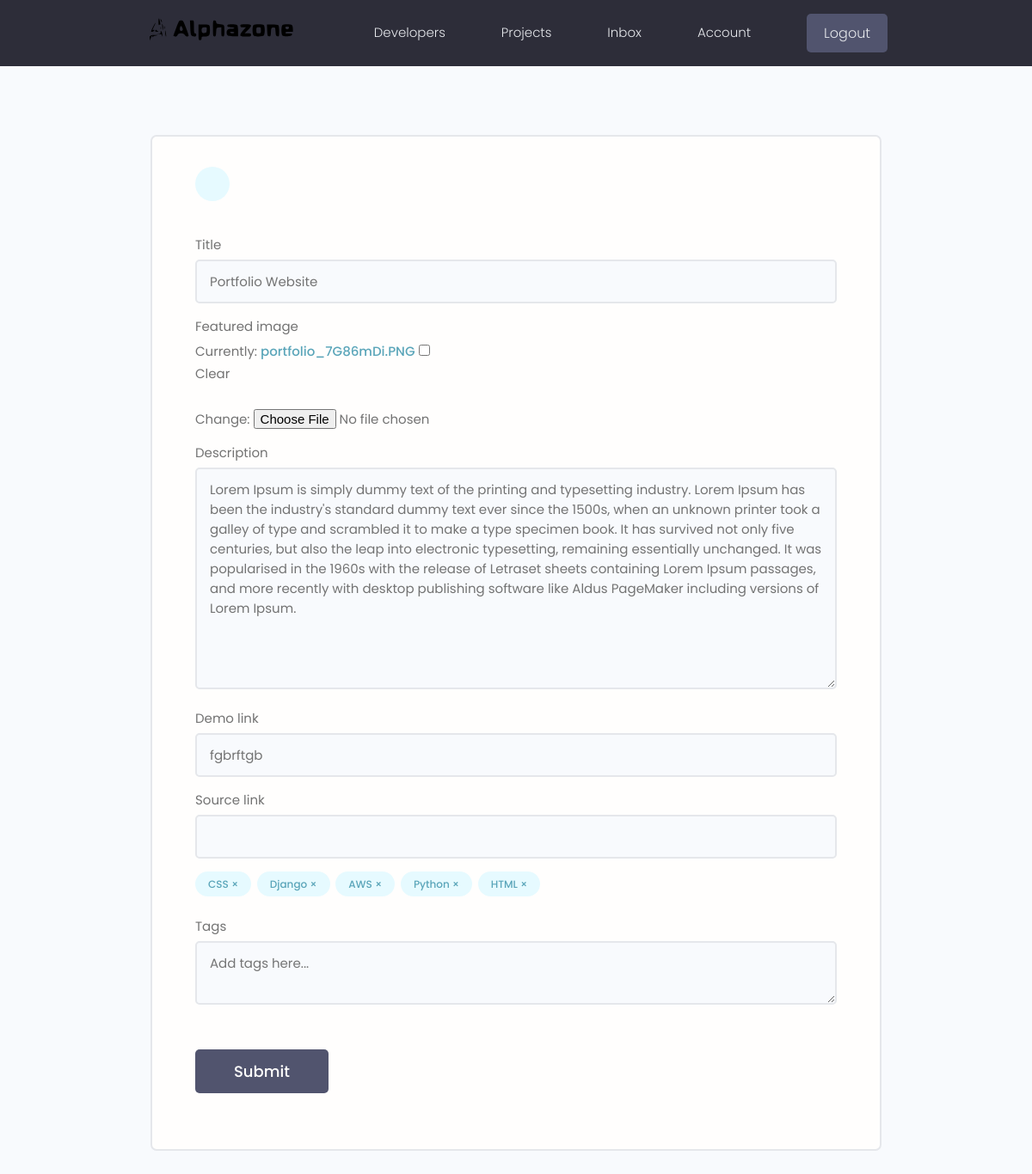
Page /projects/update-project/3d48a6e1-431e-440f-8264-bbebd0a04ed2/ (signed in) on the committed database.
### projects/models.py (models this page shows, shortened)
class Project(models.Model):
    owner = models.ForeignKey(Profile, null=True, blank=True, on_delete=models.CASCADE)
    title = models.CharField(max_length=200)
    description = models.TextField(null=True, blank=True)
    featured_image = models.ImageField(null=True, blank=True, default="default.jpg")
    demo_link = models.CharField(max_length=2000, null=True, blank=True)
    source_link = models.CharField(max_length=2000, null=True, blank=True)
    tags = models.ManyToManyField('Tag', blank=True)
    vote_total = models.IntegerField(default=0, null=True, blank=True)
    vote_ratio = models.IntegerField(default=0, null=True, blank=True)
    created = models.DateTimeField(auto_now_add=True)
    id = models.UUIDField(default=uuid.uuid4, unique=True,
                          primary_key=True, editable=False)
    class Meta:
        ordering = ['-vote_ratio', '-vote_total', 'title']

class Tag(models.Model):
    name = models.CharField(max_length=200)
    created = models.DateTimeField(auto_now_add=True)
    id = models.UUIDField(default=uuid.uuid4, unique=True,
                          primary_key=True, editable=False)

### projects/views.py (the view, shortened to what this page needs)
# urls.py: path('update-project/<str:pk>/', views.updateProject, name="update-project"),
@csrf_exempt
@login_required(login_url="login")
def updateProject(request, pk):
    profile = request.user.profile
    project = profile.project_set.get(id=pk)
    form = ProjectForm(instance = project)
    context = {'form': form, 'project': project}
    return render(request, "projects/project_form.html", context)

### projects/forms.py
class ProjectForm(ModelForm):
    class Meta:
        model = Project
        fields = ['title', 'featured_image', 'description',
                  'demo_link', 'source_link']
        widgets = {
            'tags': forms.CheckboxSelectMultiple(),
        }
    def __init__(self, *args, **kwargs):
        super(ProjectForm, self).__init__(*args, **kwargs)
        for name, field in self.fields.items():
            field.widget.attrs.update({'class': 'input'})

### projects/templates/projects/project_form.html (shortened to what this page needs)
{% extends 'main.html' %} {% block content %}
<main class="formPage my-xl">
  <div class="content-box">
    <div class="formWrapper">
      <a class="backButton" href="{% url 'account' %}"
        ></a>
      <br />
      <form class="form" method="POST" enctype="multipart/form-data">
        {% csrf_token %} {% for field in form %}
        <div class="form__field">
          <label for="formInput#text">{{field.label}}</label>
          {{field}}
        </div>
        {% endfor %}
        <div class="form__field">
          {% for tag in project.tags.all %}
          <div
            class="project-tag tag tag--pill tag--main"
            data-tag="{{tag.id}}"
            data-project="{{project.id}}"
          >
            {{tag.name}} &#215;
          </div>
          {% endfor %}
        </div>
        <div class="form__field">
          <label for="formInput#text">Tags</label>
          <textarea
            class="input"
            name="newtags"
            placeholder="Add tags here..."
          ></textarea>
        </div>
        <input
          class="btn btn--sub btn--lg my-md"
          type="submit"
          value="Submit"
        />
      </form>
    </div>
  </div>
</main>
{% endblock %}

### static/styles/app.css (style rules this page uses)
:root { --color-sub: #2d2d39; }
.btn--sub { background-color: var(--color-sub-light); }
.content-box { width: 95%; max-width: 85rem; margin: 0 auto; }
.backButton { background: var(--color-main-light); color: var(--color-main); width: 4rem; height: 4rem; display: flex; align-items: center; justify-content: center; border-radius: 50%; }
.formPage .formWrapper { list-style: none; background: var(--color-white); padding: 3.5rem 5rem; border: 2px solid var(--color-light); border-radius: 0.7rem; }

### static/uikit/styles/modules/_variables.css (style rules this page uses)
:root { --color-main: #5aa5b9; --color-main-light: #e6faff; --color-sub: #3f4156; --color-sub-light: #51546e; --color-sub-lighter: #ededfd; --color-text: #737373; --color-gray: #8b8b8b; --color-light: #e5e7eb; --color-light-gray: #767676; --color-bg: #f8fafd; --color-white: #fffefd; --color-white-light: #f3f3f3; --color-success: #359e64; --color-success-bg: #def8e8; --color-error: #fc4b0b; --color-error-bg: #fff2ee; --font-base: 'Poppins', arial, helvetica, 'Segoe UI', roboto, ubuntu, sans-serif; --font-monospace: 'Fira Code', 'Courier New', courier, monospace; --font-regular: 300; --font-medium: 500; --font-bold: 700; --generic-shadow: 1px 1px 5px #00000010; --generic-transition: all 0.3s ease-in-out; }

### static/uikit/styles/modules/_base.css (style rules this page uses)
* { margin: 0; padding: 0; box-sizing: border-box; text-rendering: optimizeLegibility; color: inherit; font-size: inherit; }
html { font-size: 50%; }
@media only screen and (min-width: 480px) { html { font-size: 56.25%; } }
@media only screen and (min-width: 1200px) { html { font-size: 62.5%; } }
body { line-height: 1.6; font-weight: 400; font-size: 1.5rem; color: var(--color-text); background-color: var(--color-bg); min-height: 100vh; }

### static/uikit/styles/modules/_typography.css (style rules this page uses)
* { font-family: var(--font-base); }
a { padding-bottom: 2px; text-decoration: none; display: inline-block; color: var(--color-main); font-weight: var(--font-medium); }

### static/uikit/styles/modules/_utilities.css (style rules this page uses)
.my-md { margin: 3rem auto; }
.my-xl { margin: 8rem auto; }

### static/uikit/styles/modules/_button.css (style rules this page uses)
.btn { display: inline-block; position: relative; cursor: pointer; background-color: var(--color-light); font-weight: var(--font-medium); color: var(--color-sub); text-decoration: none; padding: 1rem 2rem; border-radius: 0.5rem; border: none; width: -webkit-fit-content; width: -moz-fit-content; width: fit-content; height: -webkit-fit-content; height: -moz-fit-content; height: fit-content; font-size: 1.6rem; outline-width: 0; outline-color: transparent; -webkit-backface-visibility: hidden; backface-visibility: hidden; transition: all 0.3s ease-in-out; }
.btn--sub { background-color: var(--color-sub); color: var(--color-white); }
.btn--lg { font-size: 1.8rem; padding: 1.2rem 4.5rem; }

### static/uikit/styles/modules/_form.css (style rules this page uses)
.form { display: block; }
.form__field { margin-top: 1.5rem; margin-bottom: 1.5rem; }
.form__label, .form__field > label { display: block; margin-bottom: 0.5rem; color: var(--color-text); }
input.input[type='text'], input.input[type='email'], input.input[type='password'], input.input[type='number'], textarea.input { min-width: 24rem; width: 100%; padding: 1.2rem 1.5rem; border-radius: 0.5rem; border: 2px solid var(--color-light); transition: all 0.3s ease-in-out; background-color: var(--color-bg); }

### static/uikit/styles/modules/_tag.css (style rules this page uses)
.tag { display: inline-flex; align-items: center; background-color: var(--color-sub); height: -webkit-fit-content; height: -moz-fit-content; height: fit-content; width: -webkit-fit-content; width: -moz-fit-content; width: fit-content; border-radius: 0.5rem; padding: 0.5rem 1.5rem; font-size: 1.2rem; cursor: pointer; }
.tag:not(:last-child) { margin-right: 0.25rem; margin-bottom: 0.75rem; }
.tag--pill { border-radius: 5rem; }
.tag--main, .tag--main > small { background: var(--color-main-light); color: var(--color-main); font-weight: 500; }

### rows in the picture
Project: form "Portfolio Website" "Lorem Ipsum is simply dummy text of the printing and typesetting industry. Lorem Ipsum has been the industry's standard dummy text ever since the 1500s, when an unknown printer took a galley of type and scrambled it to make a type specimen book. It has survived not only five centuries, but also the leap into electronic typesetting, remaining essentially unchanged. It was popularised in the 1960s with the release of Letraset sheets containing Lorem Ipsum passages, and more recently with desktop publishing software like Aldus PageMaker including versions of Lorem Ipsum." "fgbrftgb"
Tag: name "CSS"
Tag: name "Django"
Tag: name "AWS"
Tag: name "Python"
Tag: name "HTML"

### other values in the picture
{{ field.label }} "Title" "Featured image" "Description" "Demo link" "Source link"
